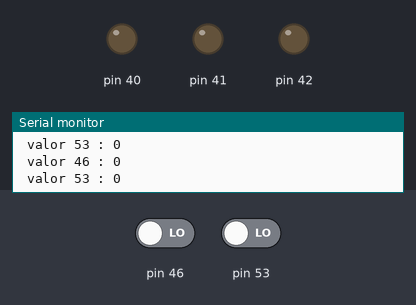
This sketch was run on a simulated Arduino Mega 2560, built with avr-gcc and run on an emulated ATmega2560. On the bench: output pins drawn as LEDs (lit = HIGH), the last lines printed to the serial monitor. The test bench sets the inputs (shaded band); at power-on: pin 46 LOW, pin 53 LOW.

Above: at 1.8 s.
1.9 s: pin 46 driven HIGH
At 2.9 s:
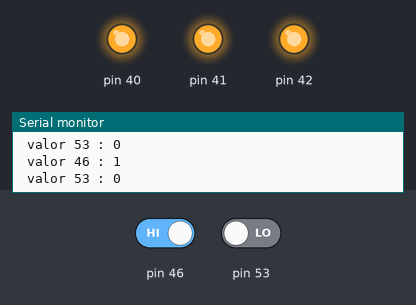
3.5 s: pin 46 driven LOW
At 4.1 s:
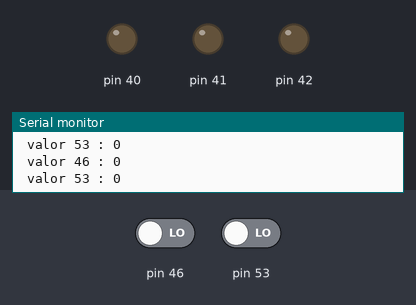
5.0 s: pin 53 driven HIGH
At 5.3 s:
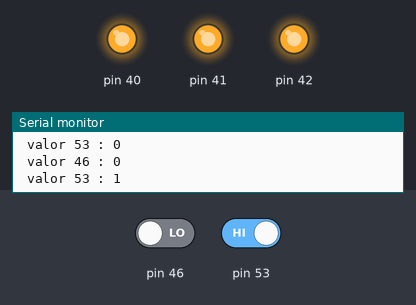
Timing chart, 0 to 8.0 s (numbered marks = the images above; inputs shaded):
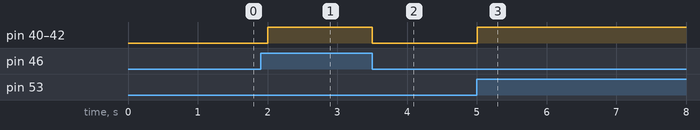

The sketch:

Sensor_IR_LIGHT.ino
```cpp
void setup () {
// ACTIVAR PUERTO SERIE POR 9600 BITS/S
Serial.begin(9600);
pinMode(46, INPUT);
pinMode(40, OUTPUT);
pinMode(41, OUTPUT);
pinMode(42, OUTPUT);
pinMode(53, INPUT);
}

void loop() {

// ACTIVAR LUZ POR SENSOR

int interruptor = digitalRead(53);
int  sensorValueD = digitalRead(46);
Serial.print (" valor 46 : ");
Serial.println(sensorValueD);
Serial.print (" valor 53 : ");
Serial.println(interruptor);

if ((sensorValueD == 1) || (interruptor == 1)) {
  digitalWrite(40,HIGH);
  digitalWrite(41,HIGH);
  digitalWrite(42,HIGH);
  }
  else {
  digitalWrite(40,LOW);
  digitalWrite(41,LOW);
  digitalWrite(42,LOW);
  }

  delay(500);


}
```

Measured:
- after the input at 1.9 s, pin 40–42: LOW → HIGH after 0.10 s
- after the input at 3.5 s, pin 40–42: HIGH → LOW at once
- after the input at 5.0 s, pin 40–42: LOW → HIGH at once
